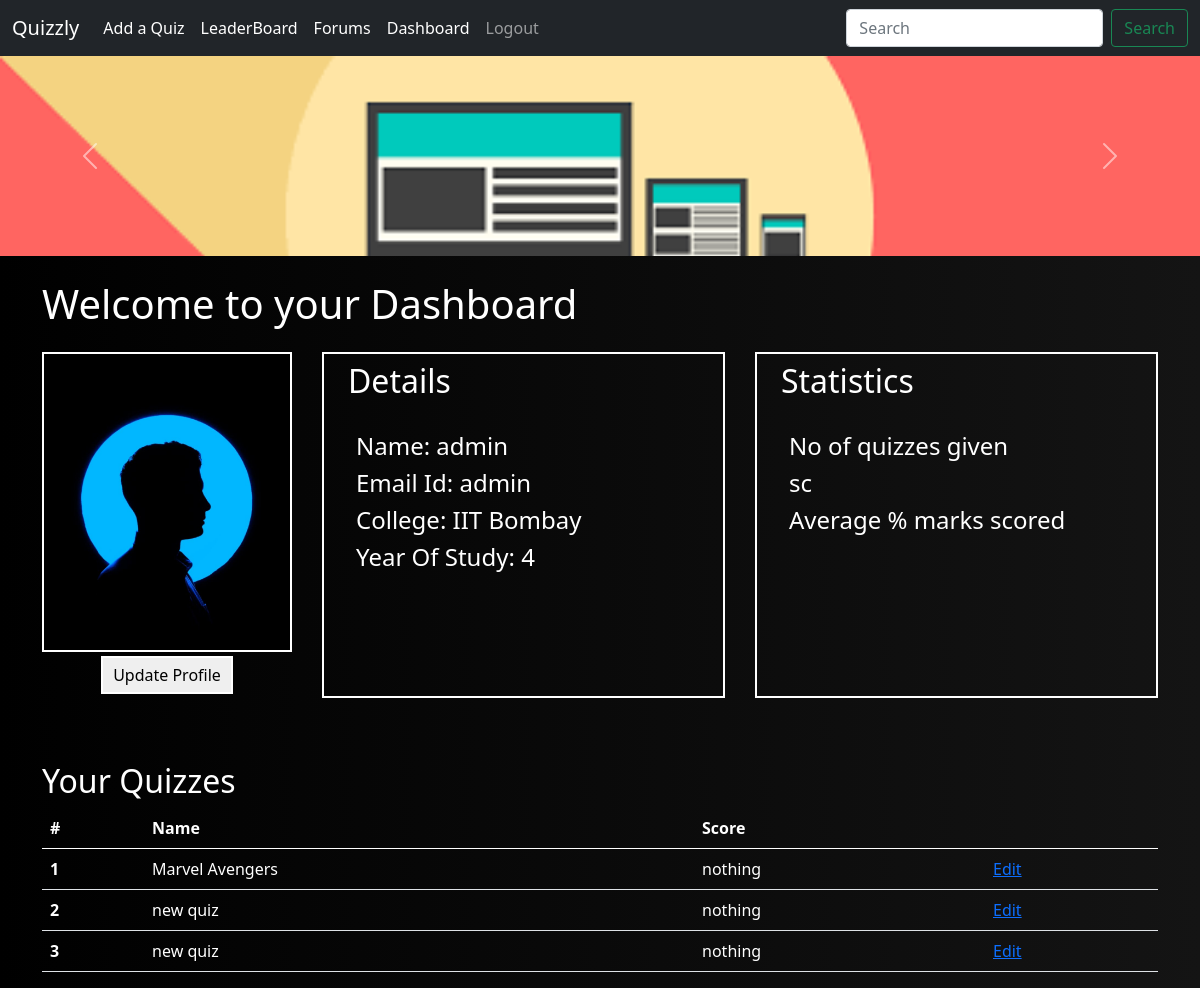
/accounts/dashboard (signed in), run on the app's committed database.
### accounts/models.py (models this page shows, shortened)
class User_profile(models.Model):
    user_id=models.IntegerField()
    user_name=models.CharField(max_length=200)
    college=models.CharField(max_length=200,blank=True)
    year_study=models.CharField(max_length=200,blank=True)
    total_quizzes_given=models.IntegerField(blank=True,default=0)
    average_score=models.IntegerField(blank=True,default=0)
    profile_img=models.ImageField(upload_to="photos/%y/%m/",blank=True,default='aaaaaaa.jpeg')

### quizzes/models.py (models this page shows, shortened)
class Quiz(models.Model):
    quiz_id=models.IntegerField()
    quiz_title=models.CharField(max_length=200)
    cover_img=models.ImageField(upload_to="photos/%y/%m/",default='aaaaaaa.jpeg')
    created_by=models.IntegerField(default=1)
    is_public=models.BooleanField(default=True)

### accounts/views.py (the view, shortened to what this page needs)
# urls.py: path('dashboard', views.dashboard, name='dashboard'),
@login_required(login_url='login')
def dashboard(request):
    user_id=request.user.id
    this_user=get_object_or_404(User_profile,user_id=user_id)
    quizzes_by_user=Quiz.objects.filter(created_by=user_id)
    data={'user':this_user,
    'quizzes_by_user' :quizzes_by_user,
    }
    return render(request,'dashboard.html',data)

### templates/dashboard.html (shortened to what this page needs)
{% extends 'base.html' %}  {% block content %}
<div class="container my-4">
    <h1>Welcome to your Dashboard</h1>
</div>
<div class="dashboard container my-3 mx-6">
    <div class="photo_case">
        <div id="photo_box">
        </div>
        <button class="update_profile my-1" id='update_profile_button'>Update Profile</button>
    </div>
    <div class="desc_box" class="" id='view_details'>
        <h2 class="mx-4 my-2">Details</h2><br>
        <ul style="list-style: none;">
            <li>
                <h4>Name: {{user.user_name}}</h4>
            </li>
            <li>
                <h4>Email Id: {{request.user.username}}</h4>
            </li>
            <li>
                <h4>College: {{user.college}} </h4>
            </li>
            <li>
                <h4>Year Of Study: {{user.year_study}}</h4>
            </li>
        </ul>
    </div>
    <div class="desc_box" class="">
        <h2 class="mx-4 my-2">Statistics</h2><br>
        <ul style="list-style: none;">
            <li>
                <h4>No of quizzes given </h4>
            </li>
            <li>
                <h4>sc</h4>
            </li>
            <li>
                <h4>Average % marks scored</h4>
            </li>
        </ul>
    </div>
</div>
<br><br>
<div class="container">
    <h2>Your Quizzes</h2>
    {% if quizzes_by_user %}
    <table class="table table-hover" style="color: white;">
        <thead>
            <tr>
                <th scope="col">#</th>
                <th scope="col">Name</th>
                <th scope="col">Score</th>
                <th scope="col"></th>
            </tr>
        </thead>
        <tbody>
            {% for quiz in quizzes_by_user %}
            <tr style="color: white;">
                <th scope="row">{{quiz.quiz_id}}</th>
                <td>{{quiz.quiz_title}}</td>
                <td>nothing</td>
                <td><a href="{% url 'view_questions' quiz.quiz_id %}">Edit</a></td>
            </tr>
            {% endfor %}
        </tbody>
    </table>
    {% endif %}
</div>
{% endblock content %}

### data on the page
User_profile: user_name "admin", college "IIT Bombay", year_study "4"
Quiz: quiz_id "1", quiz_title "Marvel Avengers"
Quiz: quiz_id "2", quiz_title "new quiz"
Quiz: quiz_id "3", quiz_title "new quiz"

### other printed values
{{ request.user.username }} "admin"
